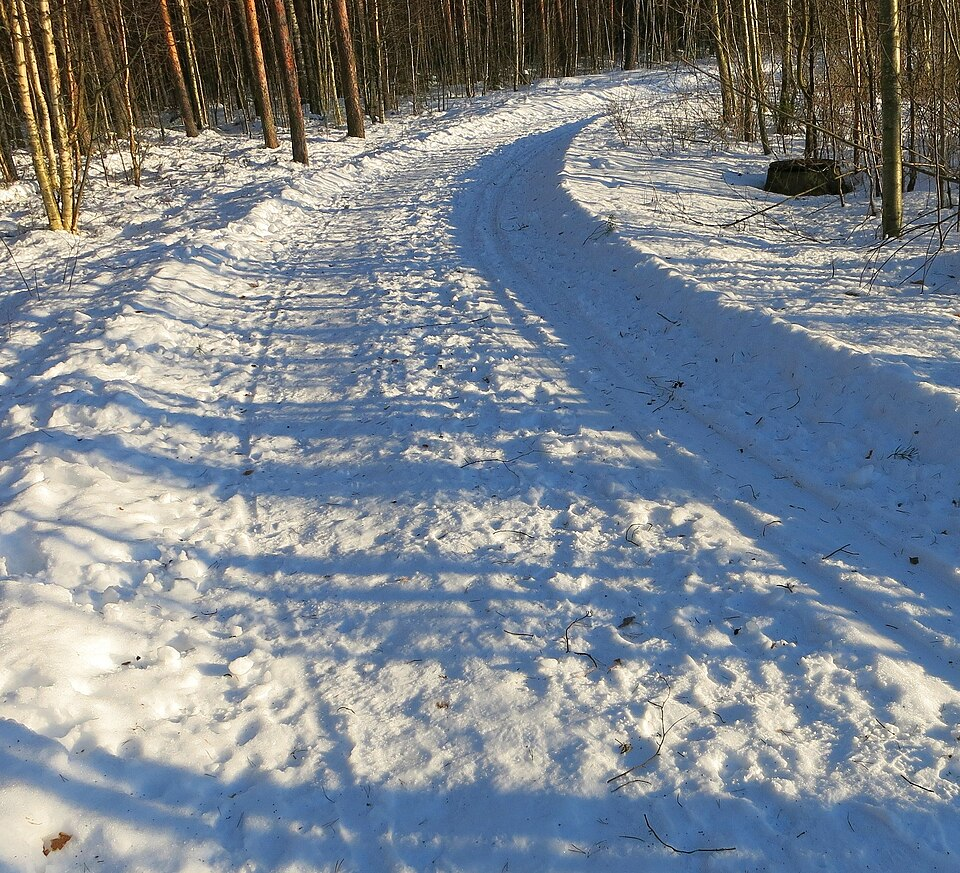
#> input picture data/snow_web/snow_00.jpg, 960 x 873 px; its folder holds only this picture in this run
$ python lane_demo.py   (older library calls are emulated)
#> lines starting #> are read from the running program, lines starting #| are printed output that depends on the picture; after the words box and inside, x2 and y2 are one past the last pixel; in counts of white or black regions, pixels touching at a corner belong together
### shadow/classify.py
"""Turn cues into shadow/object labels, plus step 4: contour-level voting.

Label maps: 0 = no edge, 1 = object edge, 2 = shadow edge.

Methods (ablation ladder):
  canny        baseline: keep every edge
  color        literature-style single color cue: darker + same chromaticity
  width        proposal sharpness cue: 10%-90% transition wider than WIDTH_T
  blue         illumination-direction color cue: darker AND the dark side is
               shifted toward blue along the sun->sky direction in
               log-chromaticity (what an outdoor shadow does)
  msblur       multi-scale blur estimate larger than BLUR_T (soft penumbra)
  full         blue AND msblur (both independent cues must agree), per pixel
  full_vote    full + majority vote over each contour (contours split at junctions)
"""
import json
import os

import cv2
import numpy as np

from .edges import detect_edges
from .cues import color_cue, multiscale_blur_cue, sharpness_cue, texture_cue

OBJECT, SHADOW = 1, 2

# Default thresholds. tune.py overwrites these via results/params.json.
PARAMS = dict(
    CHROMA_T=0.06,   # color baseline: chroma diff below this -> same color
    DARK_T=0.9,      # dark side must be at most this fraction of the bright side
    WIDTH_T=4.0,     # width baseline: 10-90% transition wider than this (px)
    BLUE_T=0.05,     # projection of the log-chroma change on the shadow direction
    BLUR_T=0.5,      # multi-scale blur estimate (px) above this -> soft
    VOTE_T=0.5,      # contour is shadow if more than this fraction of pixels vote shadow
)

# Direction (in (log R/G, log B/G) space) in which chromaticity moves from the
# sunlit to the shadowed side: sunlight -> bluish skylight. Unit vector,
# estimated once from the ISTD training subset (see tune.py); it is a property
# of daylight + camera, not of any test image.
SHADOW_DIR = np.array([-0.526, 0.850], np.float32)

PER_METHOD = {}   # method -> its own tuned thresholds (fair ablation)

METHODS = ["canny", "color", "width", "blue", "msblur", "full", "full_vote"]


def load_params(path="results/params.json"):
    if os.path.exists(path):
        with open(path) as fh:
            p = json.load(fh)
        PARAMS.update({k: v for k, v in p.items() if k in PARAMS})
        if "SHADOW_DIR" in p:
            SHADOW_DIR[:] = p["SHADOW_DIR"]
        PER_METHOD.update(p.get("per_method", {}))
    return PARAMS


def params_for(method):
    """Global thresholds, overridden by the ones tuned for this method alone."""
    p = dict(PARAMS)
    p.update({k: v for k, v in PER_METHOD.get(method, {}).items() if k in PARAMS})
    if method == "full_vote":   # full_vote = full's pixel thresholds + its vote threshold
        p.update({k: v for k, v in PER_METHOD.get("full", {}).items() if k in PARAMS})
    return p


WORK_SIDE = 640   # images are processed at this longest side (ISTD's resolution)


def resize_to_work(img, interp=cv2.INTER_AREA, side=None):
    """Bring an image to the working scale so penumbra widths (pixels) mean the same thing."""
    side = side or WORK_SIDE
    h, w = img.shape[:2]
    s = side / max(h, w)
    if s >= 1:
        return img
    return cv2.resize(img, (round(w * s), round(h * s)), interpolation=interp)


def compute(img_bgr, sigma=1.4, low=40, high=100):
    """Run edge detection and every cue once. Returns a dict reused by every method.

    The image is first resized to WORK_SIDE; d["img"] is the image actually used,
    and all label maps have its size.
    """
    img_bgr = resize_to_work(img_bgr)
    edges, gray, nx, ny = detect_edges(img_bgr, sigma, low, high)
    raw = cv2.cvtColor(img_bgr, cv2.COLOR_BGR2GRAY)
    ys, xs = np.nonzero(edges)
    c = color_cue(img_bgr, ys, xs, nx, ny)
    lr = c["lr"].reshape(-1, 3)
    dchrom = np.stack([lr[:, 2] - lr[:, 1], lr[:, 0] - lr[:, 1]], 1)  # d log(R/G), d log(B/G)
    return dict(
        img=img_bgr, edges=edges, ys=ys, xs=xs,
        chroma=c["chroma"], dark=c["dark"],
        blue=dchrom @ SHADOW_DIR,
        width=sharpness_cue(gray, ys, xs, nx, ny),
        blur=multiscale_blur_cue(raw, ys, xs, nx, ny),
        texture=texture_cue(raw, ys, xs, nx, ny),
    )


def pixel_votes(d, method, p=None):
    """Boolean array: True if that edge pixel is called a shadow."""
    p = p or params_for(method)
    darker = d["dark"] < p["DARK_T"]
    if method == "canny":
        return np.zeros(len(d["xs"]), bool)
    if method == "color":
        return darker & (d["chroma"] < p["CHROMA_T"])
    if method == "width":
        return darker & (d["width"] > p["WIDTH_T"])
    blue = darker & (d["blue"] > p["BLUE_T"])
    soft = darker & (d["blur"] > p["BLUR_T"])
    if method == "blue":
        return blue
    if method == "msblur":
        return soft
    if method in ("full", "full_vote"):
        return blue & soft
    raise ValueError(method)


def split_contours(edges):
    """Label 8-connected edge curves, cut at junctions (pixels with 3+ edge neighbours).

    Without the cut, a shadow border that touches an object outline would be
    merged with it into one component and forced to share one label.
    """
    e = edges.astype(np.uint8)
    nb = cv2.filter2D(e, cv2.CV_16S, np.ones((3, 3), np.float32)) - e
    junction = (e > 0) & (nb >= 3)
    pieces = e.copy()
    pieces[junction] = 0
    n, comp = cv2.connectedComponents(pieces, connectivity=8)
    return n, comp, junction


def contour_vote(edges, is_shadow, ys, xs, vote_t=0.5, min_len=8):
    """Each contour piece takes the majority label of its pixels.

    Junction pixels and pieces shorter than min_len keep their own pixel label.
    """
    n, comp, junction = split_contours(edges)
    c = comp[ys, xs]
    shadow_count = np.bincount(c, weights=is_shadow.astype(float), minlength=n)
    total = np.bincount(c, minlength=n)
    majority = shadow_count > vote_t * np.maximum(total, 1)
    out = majority[c]
    keep = (c == 0) | (total[c] < min_len) | junction[ys, xs]
    out[keep] = is_shadow[keep]
    return out


def label_map(d, method, p=None):
    p = p or params_for(method)
    is_shadow = pixel_votes(d, method, p)
    if method == "full_vote":
        is_shadow = contour_vote(d["edges"], is_shadow, d["ys"], d["xs"], p["VOTE_T"])
    lab = np.zeros(d["edges"].shape, np.uint8)
    lab[d["ys"], d["xs"]] = np.where(is_shadow, SHADOW, OBJECT)
    return lab


# [12 lines left out: function overlay, not called in this run]

### shadow/edges.py
"""Step 1: Gaussian smoothing + Canny edges, plus gradient direction at each edge pixel."""
import cv2
import numpy as np


def detect_edges(img_bgr, sigma=1.4, low=40, high=100):
    """Return (edge_mask uint8 0/1, gray_blur float32, nx, ny).

    nx, ny = unit gradient direction (points from dark to bright).
    """
    gray = cv2.cvtColor(img_bgr, cv2.COLOR_BGR2GRAY)
    blur = cv2.GaussianBlur(gray, (0, 0), sigma)
    edges = cv2.Canny(blur, low, high)

    g = blur.astype(np.float32)
    gx = cv2.Sobel(g, cv2.CV_32F, 1, 0, ksize=3)
    gy = cv2.Sobel(g, cv2.CV_32F, 0, 1, ksize=3)
    mag = np.sqrt(gx * gx + gy * gy) + 1e-6
    return (edges > 0).astype(np.uint8), g, gx / mag, gy / mag

### shadow/cues.py
"""Steps 2 and 3: per-edge-pixel cues.

Every cue is measured by sampling the image on the two sides of an edge pixel,
along the gradient direction (n points from the dark side to the bright side).

Color cues      across a shadow edge the surface is the same, so brightness
                drops but chromaticity (R:G:B proportions) stays about the same,
                and every channel is darkened by a similar factor.
Texture cue     the same texture lit less brightly keeps the same *relative*
                contrast (std / mean), so this ratio should match on both sides.
Sharpness cues  shadow borders (penumbra) are soft/wide, object edges are sharp:
                (a) 10%-90% transition width of the brightness profile,
                (b) multi-scale blur estimate from gradient magnitudes at two
                    Gaussian scales (a Gaussian-blurred step of width s has peak
                    gradient ~ 1/sqrt(s^2 + sigma^2)).
"""
import cv2
import numpy as np


def sample(img, xs, ys):
    """Bilinear sample img at float coords. img: HxW or HxWxC. Returns N or NxC."""
    # cv2.remap needs maps smaller than 32767 px per side, so lay the N points
    # out as a (rows x 4096) grid instead of one long row.
    n = xs.size
    cols = 4096
    rows = max(1, -(-n // cols))
    mx = np.zeros(rows * cols, np.float32)
    my = np.zeros(rows * cols, np.float32)
    mx[:n] = xs.ravel()
    my[:n] = ys.ravel()
    out = cv2.remap(img, mx.reshape(rows, cols), my.reshape(rows, cols),
                    cv2.INTER_LINEAR, borderMode=cv2.BORDER_REPLICATE)
    return out.reshape(rows * cols, -1)[:n].squeeze()


def _sides(img, ys, xs, nx, ny, offset):
    dx, dy = nx[ys, xs], ny[ys, xs]
    bright = sample(img, xs + offset * dx, ys + offset * dy)  # gradient points to bright side
    dark = sample(img, xs - offset * dx, ys - offset * dy)
    return bright, dark


def color_cue(img_bgr, ys, xs, nx, ny, offset=4, patch=3):
    """Cross-edge color comparison.

    Returns a dict of per-pixel arrays:
      chroma    L1 difference of chromaticity (b,g,r)/(b+g+r) between the sides
      dark      mean brightness of dark side / bright side
      lr        Nx3 per-channel log ratios log(dark_c / bright_c)   (B, G, R)
      spread    std of the three log ratios (0 = every channel darkened equally)
      blue      lr_B - lr_R  (> 0: dark side is relatively bluer, as in a
                sky-lit outdoor shadow)
    """
    img = cv2.blur(img_bgr.astype(np.float32), (patch, patch))
    bright, dark = _sides(img, ys, xs, nx, ny, offset)
    eps = 1.0
    cb = bright / (bright.sum(axis=1, keepdims=True) + eps)
    cd = dark / (dark.sum(axis=1, keepdims=True) + eps)
    lr = np.log((dark + eps) / (bright + eps))
    return dict(
        chroma=np.abs(cb - cd).sum(axis=1),
        dark=(dark.sum(axis=1) + eps) / (bright.sum(axis=1) + eps),
        lr=lr,
        spread=lr.std(axis=1),
        blue=lr[:, 0] - lr[:, 2],
    )


def texture_cue(gray, ys, xs, nx, ny, offset=6, win=7):
    """|log(cv_bright / cv_dark)|, cv = local std / local mean (coefficient of variation).

    Illumination scales mean and std together, so cv is unchanged across a
    shadow edge but usually changes across a material boundary.
    """
    g = gray.astype(np.float32)
    mean = cv2.blur(g, (win, win))
    sq = cv2.blur(g * g, (win, win))
    std = np.sqrt(np.maximum(sq - mean * mean, 0))
    cv = (std + 1.0) / (mean + 1.0)
    b, d = _sides(cv, ys, xs, nx, ny, offset)
    return np.abs(np.log(b / d))


def sharpness_cue(gray, ys, xs, nx, ny, half=8):
    """Width (pixels) of the brightness transition along the gradient (10%-90% rise).

    Large width -> soft edge -> looks like a shadow.
    """
    dx, dy = nx[ys, xs], ny[ys, xs]
    ts = np.arange(-half, half + 1, dtype=np.float32)
    px = xs[:, None] + ts[None, :] * dx[:, None]
    py = ys[:, None] + ts[None, :] * dy[:, None]
    prof = sample(gray, px.ravel(), py.ravel()).reshape(len(xs), len(ts))

    lo = prof[:, :3].mean(axis=1, keepdims=True)   # dark plateau
    hi = prof[:, -3:].mean(axis=1, keepdims=True)  # bright plateau
    norm = (prof - lo) / (hi - lo + 1e-6)          # 0 .. 1 across the edge
    i10 = np.argmax(norm >= 0.1, axis=1)
    i90 = np.argmax(norm >= 0.9, axis=1)
    width = (i90 - i10).astype(np.float32)
    width[width < 0] = 2 * half  # messy profile, treat as soft
    return width


def _grad_mag(gray, sigma):
    g = cv2.GaussianBlur(gray.astype(np.float32), (0, 0), sigma)
    gx = cv2.Sobel(g, cv2.CV_32F, 1, 0, ksize=3) / 8.0
    gy = cv2.Sobel(g, cv2.CV_32F, 0, 1, ksize=3) / 8.0
    return np.sqrt(gx * gx + gy * gy)


def multiscale_blur_cue(gray_raw, ys, xs, nx, ny, s1=1.0, s2=3.0, search=2):
    """Estimated edge blur (pixels) from the drop of gradient strength between two scales.

    For an ideal step of height A blurred by a Gaussian of std s, smoothing with
    another Gaussian of std sigma gives peak gradient A / sqrt(2*pi*(s^2+sigma^2)).
    So r = G(s2) / G(s1) = sqrt(s^2+s1^2) / sqrt(s^2+s2^2), and
        s^2 = (r^2 s2^2 - s1^2) / (1 - r^2).
    Sharp object edges -> small s; soft shadow borders (penumbra) -> large s.
    Peaks are searched +-search px along the normal because blur can shift them.
    """
    g1, g2 = _grad_mag(gray_raw, s1), _grad_mag(gray_raw, s2)
    dx, dy = nx[ys, xs], ny[ys, xs]
    best1 = np.zeros(len(xs), np.float32)
    best2 = np.zeros(len(xs), np.float32)
    for t in range(-search, search + 1):
        best1 = np.maximum(best1, sample(g1, xs + t * dx, ys + t * dy))
        best2 = np.maximum(best2, sample(g2, xs + t * dx, ys + t * dy))
    r = np.clip(best2 / (best1 + 1e-6), 0.0, 0.999)
    s_sq = (r * r * s2 * s2 - s1 * s1) / (1 - r * r)
    return np.sqrt(np.clip(s_sq, 0, 15 ** 2))

### shadow/evaluate.py
"""Evaluation against shadow masks (ISTD/SBU style) and the Hough demo."""
import cv2
import numpy as np

from .classify import OBJECT, SHADOW


def gt_shadow_band(mask, tol=3):
    """Shadow-edge ground truth = border of the shadow mask, widened by tol px."""
    m = (mask > 127).astype(np.uint8)
    k = cv2.getStructuringElement(cv2.MORPH_ELLIPSE, (3, 3))
    border = cv2.morphologyEx(m, cv2.MORPH_GRADIENT, k)
    if tol > 0:
        border = cv2.dilate(border, cv2.getStructuringElement(cv2.MORPH_ELLIPSE, (2 * tol + 1,) * 2))
    return border > 0


# [41 lines left out: functions counts, metrics, hough_lines, count_shadow_lines, not called in this run]

### lane_demo.py
"""Step 3 preview: try to find lane / road lines on the snowy road photos.

    python lane_demo.py      -> results/lanes/*.jpg, results/lanes/lanes.csv

Standard lane pipeline: edges -> keep the lower part of the image (road region)
-> probabilistic Hough -> keep lines that are not near-horizontal.
Run twice: on raw Canny edges, and on edges after removing our shadow edges.
A line counts as "on a shadow" if most of it lies on a (draft) shadow-mask border.
"""
import csv
import os

import cv2
import numpy as np

from shadow import classify as C
from shadow.evaluate import gt_shadow_band

ROADS = ["snow_00", "snow_01", "snow_02", "snow_03", "snow_04", "snow_05", "snow_06",
         "snow_07", "snow_08", "snow_09", "snow_11", "snow_12", "snow_13"]
ROI_TOP = 0.45          # ignore the top 45% (sky, trees)
MIN_ANGLE = 20          # degrees from horizontal; lanes are not horizontal


def lanes(edge_mask):
    h, w = edge_mask.shape
    m = edge_mask.astype(np.uint8) * 255
    m[: int(ROI_TOP * h)] = 0
    ls = cv2.HoughLinesP(m, 1, np.pi / 180, 40, minLineLength=50, maxLineGap=8)
    out = []
    for x1, y1, x2, y2 in ([] if ls is None else ls.reshape(-1, 4)):
        ang = abs(np.degrees(np.arctan2(y2 - y1, x2 - x1)))
        ang = min(ang, 180 - ang)
        if ang >= MIN_ANGLE:
            out.append((int(x1), int(y1), int(x2), int(y2)))
    return out


def on_shadow(line, band):
    canvas = np.zeros(band.shape, np.uint8)
    cv2.line(canvas, line[:2], line[2:], 1, 1)
    on = canvas > 0
    return (band & on).sum() > 0.5 * on.sum()


def draw(img, edge_mask, ls, band, title):
    vis = (img * 0.45).astype(np.uint8)
    vis[edge_mask > 0] = (110, 110, 110)
    h = vis.shape[0]
    cv2.line(vis, (0, int(ROI_TOP * h)), (vis.shape[1], int(ROI_TOP * h)), (255, 255, 0), 1)
    n_sh = 0
    for l in ls:
        s = on_shadow(l, band)
        n_sh += s
        cv2.line(vis, l[:2], l[2:], (0, 0, 255) if s else (0, 255, 0), 2)
    t = f"{title}: {len(ls)} lines, {n_sh} on shadows"
    cv2.rectangle(vis, (0, 0), (vis.shape[1], 24), (0, 0, 0), -1)
    cv2.putText(vis, t, (6, 17), cv2.FONT_HERSHEY_SIMPLEX, 0.5, (255, 255, 255), 1, cv2.LINE_AA)
    return vis, n_sh


def main():
    C.load_params()
#> (reads results/params.json from the repository)
    os.makedirs("results/lanes", exist_ok=True)
    rows = []
    for name in ROADS:
        d = C.compute(cv2.imread(f"data/snow_web/{name}.jpg"))
#> in resize_to_work, `side = side or WORK_SIDE`: side = 640
#> in resize_to_work, `s = side / max(h, w)`: s = 0.667
#> in detect_edges, `edges = cv2.Canny(blur, low, high)`:
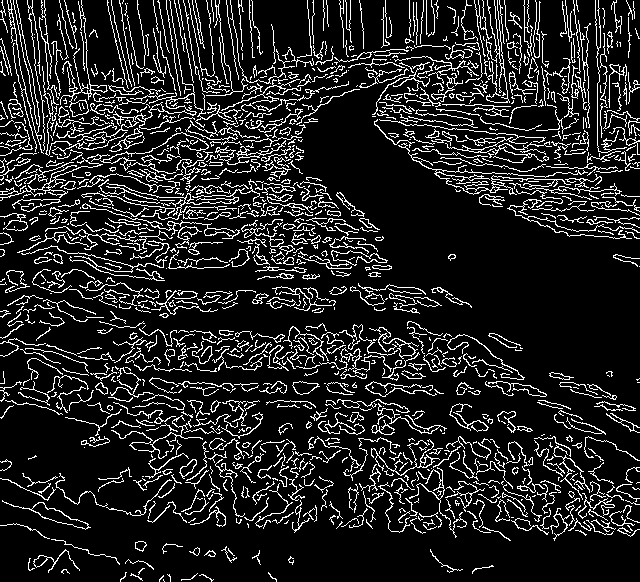
#> edges: shape (582, 640); 13.7% white in thin lines or dots
#> in compute, `edges, gray, nx, ny = detect_edges(img_bgr, sigma, low, high)`:
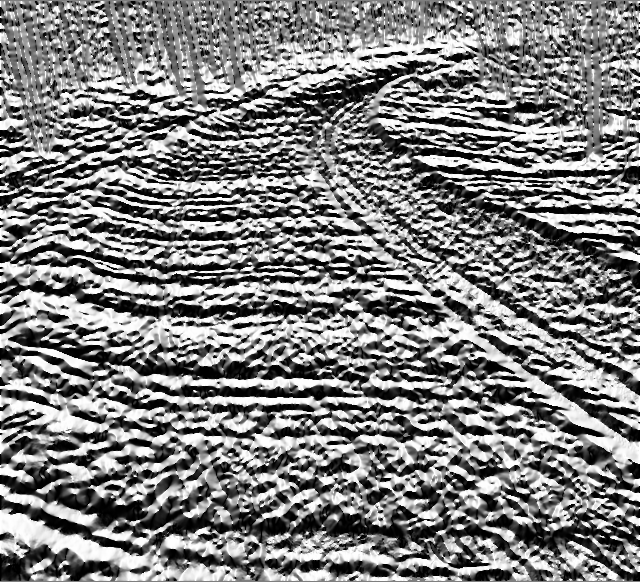
#> ny: shape (582, 640) float32; min -1, max 1, mean 0.00114; drawn with min black and max white
#> in compute, `c = color_cue(img_bgr, ys, xs, nx, ny)`: c = 5 items
#> in compute, `dchrom = np.stack([lr[:, 2] - lr[:, 1], lr[:, 0] - lr[:, 1]], 1)`: dchrom = 50917 pairs, first value -0.544 to 0.489, second value -0.896 to 1.01
#> in texture_cue, `cv = (std + 1.0) / (mean + 1.0)`:
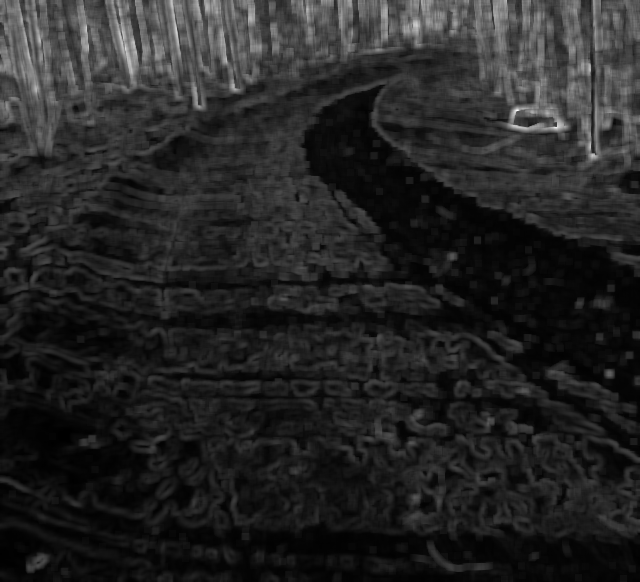
#> cv: shape (582, 640) float32; min 0.00752, max 1.27, mean 0.194; drawn with min black and max white
#> d = 10 items
        img = d["img"]
        m = cv2.imread(f"data/snow_masks_draft/{name}.png", 0)
        band = gt_shadow_band(cv2.resize(m, img.shape[1::-1], interpolation=cv2.INTER_NEAREST), 3)
#> in gt_shadow_band, `m = (mask > 127).astype(np.uint8)`:
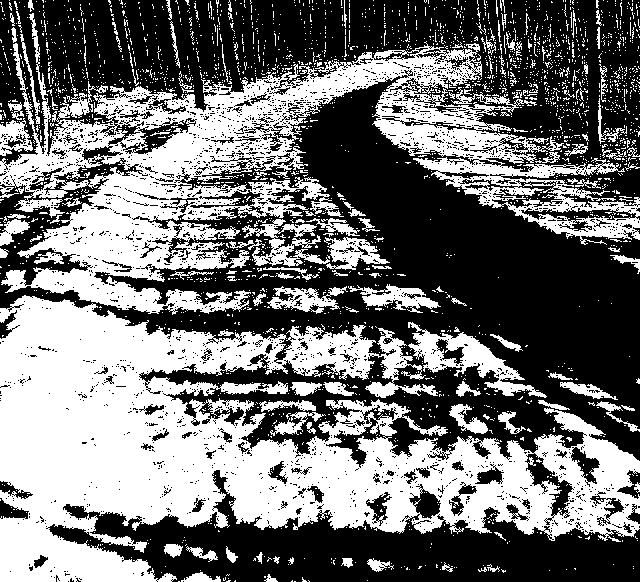
#> m: shape (582, 640); values 0 (black) and 1 (white), 44.8% white; 2545 white regions (2422 under 20 px), largest, box (x1, y1, x2, y2) and area: (0, 295, 640, 582) 87196, (0, 13, 640, 315) 54565, (408, 322, 547, 398) 2977
#> in gt_shadow_band, `border = cv2.dilate(border, cv2.getStructuringElement(cv2.MORPH_ELLIPS..`:
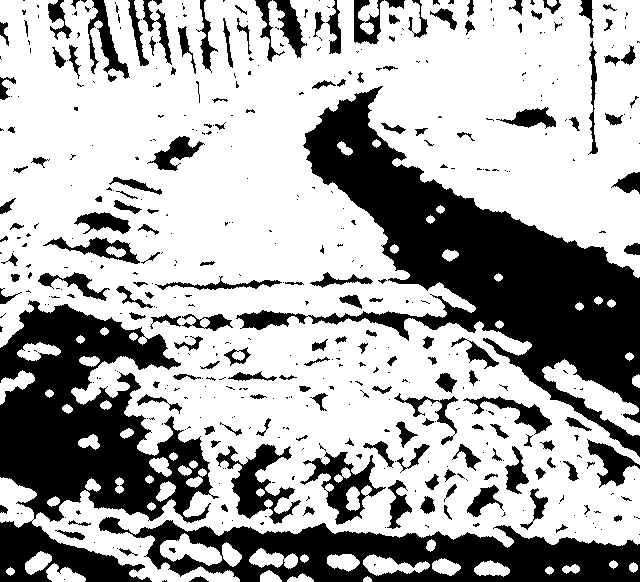
#> border: shape (582, 640); values 0 (black) and 1 (white), 67.1% white; 488 black regions (321 under 20 px), largest, box (x1, y1, x2, y2) and area: (236, 86, 640, 457) 41152, (0, 300, 219, 582) 30758, (99, 517, 640, 582) 18016
        raw = d["edges"] > 0
        clean = C.label_map(d, "full_vote") == C.OBJECT
#> in split_contours, `pieces[junction] = 0`:
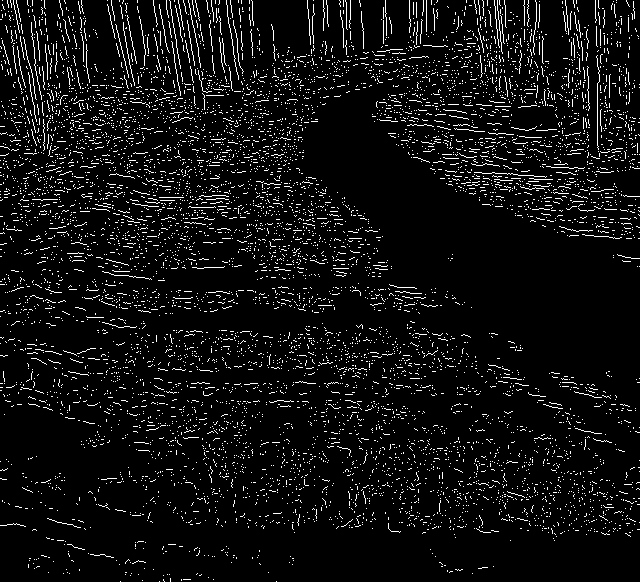
#> pieces: shape (582, 640); values 0 (black) and 1 (white), 6.5% white in thin lines or dots
#> in split_contours, `n, comp = cv2.connectedComponents(pieces, connectivity=8)`:
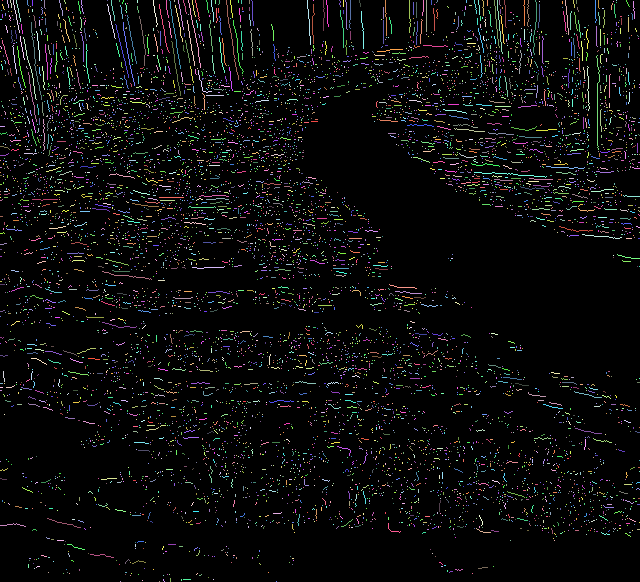
#> comp: shape (582, 640) int32; 7397 distinct labels, from 0 to 7396; one colour per label, 0 black
#> in split_contours, `n, comp = cv2.connectedComponents(pieces, connectivity=8)`: n = 7397
#> (the rest of the program and of its run is left out)
